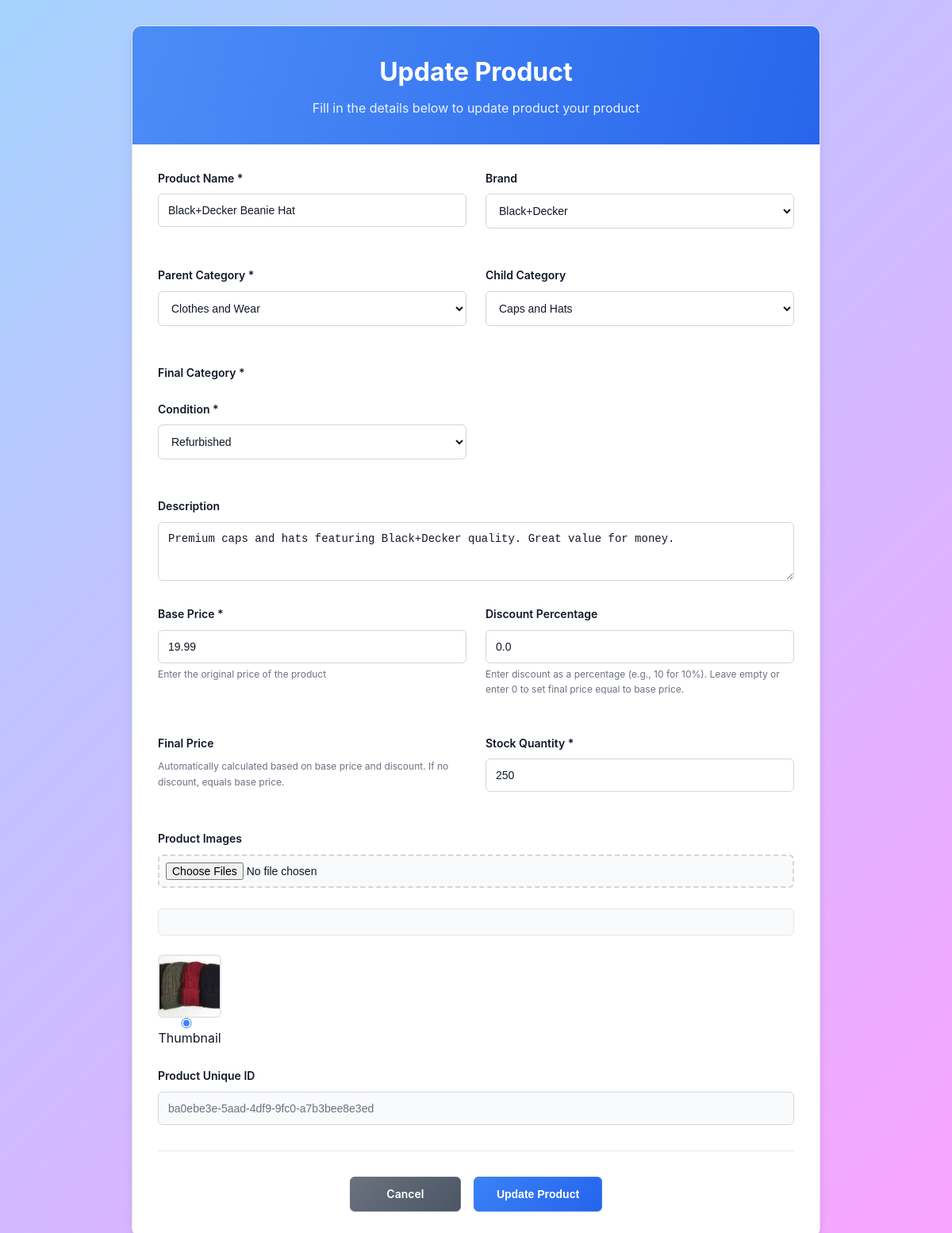
/products/12/update/ (signed in), run on the app's committed database.
### seller/models.py (models this page shows, shortened)
class Product(models.Model):
    seller = models.ForeignKey(Seller, on_delete=models.CASCADE, related_name='products')
    category = models.ForeignKey(Category, on_delete=models.CASCADE)
    brand = models.ForeignKey(Brand, on_delete=models.SET_NULL, null=True, blank=True)
    name = models.CharField(max_length=100)
    description = models.TextField(null=True, blank=True)
    base_price = models.FloatField()
    discount_percentage = models.FloatField(null=True, blank=True)
    final_price = models.FloatField(null=True, blank=True)
    stock = models.IntegerField()
    condition = models.CharField(max_length=20, choices=ProductCondition.choices)
    rating_avg = models.FloatField(null=True, blank=True)
    created_at = models.DateTimeField(default=timezone.now)
    order_count = models.IntegerField(default=0)
    image = models.BinaryField(blank=True, null=True, editable=True)  # Storing image as binary data (BLOB)
    unique_id = models.UUIDField(default=uuid.uuid4, editable=False, unique=True, db_index=True)
    def get_image_base64(self):
        """Returns the base64 string to display in templates"""
        if self.image:
            return base64.b64encode(self.image).decode('utf-8')
        return None
    image_data = property(get_image_base64)

class Category(models.Model):
    name = models.CharField(max_length=100)
    parent = models.ForeignKey("self", on_delete=models.SET_NULL, null=True, blank=True)
    description = models.TextField(null=True, blank=True)
    icon_url = models.URLField(null=True, blank=True)

class ProductImage(models.Model):
    product = models.ForeignKey(Product, on_delete=models.CASCADE, related_name='images')
    image = models.BinaryField(blank=True, null=True, editable=True)  # Store image as BLOB
    is_thumbnail = models.BooleanField(default=False)
    def get_image_base64(self):
        """Returns the base64 string to display in templates"""
        if self.image:
            return base64.b64encode(self.image).decode('utf-8')
        return None
    image_data = property(get_image_base64)

### seller/views.py (the view, shortened to what this page needs)
# urls.py: path('products/<int:product_id>/update/', views.update_product_view, name='product_update'),
@login_required
def update_product_view(request, product_id):
    seller = get_object_or_404(Seller, user=request.user)
    product = get_object_or_404(Product, id=product_id, seller=seller)
    form = DynamicProductForm(instance=product)
    parent_categories = Category.objects.filter(parent__isnull=True)
    current_category = product.category
    parent_category = None
    child_category = None
    if current_category.parent:
        parent_category = current_category.parent
        child_category = current_category
    else:
        parent_category = current_category
    existing_attributes = {}
    for attr_value in product.attribute_values.all():
        existing_attributes[f'attribute_{attr_value.attribute.id}'] = attr_value.value
    context = {
        'form': form,
        'product': product,
        'title': 'Update Product',
        'seller': seller,
        'parent_categories': parent_categories,
        'current_parent_category': parent_category,
        'current_child_category': child_category,
        'existing_attributes': existing_attributes
    }
    return render(request, 'seller/product_form.html', context)

### seller/forms.py (shortened to what this page needs)
class DynamicProductForm(forms.ModelForm):
    class Meta:
        model = Product
        fields = ['name', 'description', 'base_price', 'discount_percentage', 'stock', 'condition', 'category', 'brand']
        widgets = {
            'name': forms.TextInput(attrs={'class': 'form-control'}),
            'description': forms.Textarea(attrs={'class': 'form-control', 'rows': 3}),
            'base_price': forms.NumberInput(attrs={'class': 'form-control'}),
            'discount_percentage': forms.NumberInput(attrs={'class': 'form-control'}),
            'stock': forms.NumberInput(attrs={'class': 'form-control'}),
            'condition': forms.Select(attrs={'class': 'form-control'}),
            'category': forms.Select(attrs={'class': 'form-control'}),
            'brand': forms.Select(attrs={'class': 'form-control'}),
        }
    def __init__(self, *args, **kwargs):
        super().__init__(*args, **kwargs)
        self.fields['category'].widget = forms.HiddenInput()

### buyer/context_processors.py (called while the page is built, shortened)
def user_sidebar_data(request):
    context = {
        'user_type': None,
        'buyer': None,
        'seller': None,
        'image_base64': None
    }
    if hasattr(request, 'user') and request.user.is_authenticated:
        try:
            buyer = Buyer.objects.filter(email=request.user.email).first()
        except Buyer.DoesNotExist:
            pass
        try:
            seller = Seller.objects.filter(email=request.user.email).first()
            if seller:
                context.update({
                    'user_type': 'seller',
                    'seller': seller,
                    'image_base64': seller.get_image_base64() if seller.image else None
                })
                return context
        except Seller.DoesNotExist:
            pass
    return context

### seller/models.py (called while the page is built)
    def __str__(self):
        return self.name

### seller/templatetags/b64filters.py (called while the page is built)
@register.filter
def b64encode(value):
    if value:
        return base64.b64encode(value).decode('utf-8')
    return ''

### seller/templates/seller/product_form.html (shortened to what this page needs)
{% load b64filters %}
<!DOCTYPE html>
<html lang="en">
<head>
</head>
<body>
    <div class="container">
        <div class="form-container">
            <div class="header">
                <h1>{{ title }}</h1>
                <p>Fill in the details below to {{ title|lower }} your product</p>
            </div>
            <div class="form-content">
                <form method="post" enctype="multipart/form-data" id="dynamicProductForm">
                    <div class="form-row">
                        <div class="form-group">
                            <label for="{{ form.name.id_for_label }}">Product Name *</label>
                            {{ form.name }}
                        </div>
                        <div class="form-group">
                            <label for="{{ form.brand.id_for_label }}">Brand</label>
                            {{ form.brand }}
                        </div>
                    </div>
                    {% if parent_categories %}
                    <div class="form-row">
                        <div class="form-group">
                            <label for="parent_category">Parent Category *</label>
                            <select id="parent_category" name="parent_category" required>
                                {% for category in parent_categories %}
                                <option value="{{ category.id }}" {% if current_parent_category and current_parent_category.id == category.id %}selected{% endif %}>{{ category.name }}</option>
                                {% endfor %}
                            </select>
                        </div>
                        <div class="form-group">
                            <label for="child_category">Child Category</label>
                            <select id="child_category" name="child_category">
                                {% if current_child_category %}
                                <option value="{{ current_child_category.id }}" selected>{{ current_child_category.name }}</option>
                                {% endif %}
                            </select>
                        </div>
                    </div>
                    <div class="form-group">
                        <label for="{{ form.category.id_for_label }}">Final Category *</label>
                    </div>
                    {% endif %}
                    <div class="form-row">
                        <div class="form-group">
                            <label for="{{ form.condition.id_for_label }}">Condition *</label>
                            {{ form.condition }}
                        </div>
                    </div>
                    <div class="form-group full-width">
                        <label for="{{ form.description.id_for_label }}">Description</label>
                        {{ form.description }}
                    </div>
                    <div class="form-row">
                        <div class="form-group">
                            <label for="{{ form.base_price.id_for_label }}">Base Price *</label>
                            {{ form.base_price }}
                            <div class="help-text">Enter the original price of the product</div>
                        </div>
                        <div class="form-group">
                            <label for="{{ form.discount_percentage.id_for_label }}">Discount Percentage</label>
                            {{ form.discount_percentage }}
                            <div class="help-text">Enter discount as a percentage (e.g., 10 for 10%). Leave empty or enter 0 to set final price equal to base price.</div>
                        </div>
                    </div>
                    <div class="form-row">
                        <div class="form-group">
                            <label for="{{ form.final_price.id_for_label }}">Final Price</label>
                            <div class="help-text">Automatically calculated based on base price and discount. If no discount, equals base price.</div>
                        </div>
                        <div class="form-group">
                            <label for="{{ form.stock.id_for_label }}">Stock Quantity *</label>
                            {{ form.stock }}
                        </div>
                    </div>
                    <div class="form-group full-width">
                        <label for="id_image_file">Product Images</label>
                        <input type="file" name="image_file" id="id_image_file" multiple onchange="previewImages(event)">
                        <div id="thumbnailSelector" style="margin-top:10px;"></div>
                        {% if product and product.images.all %}
                        <div style="margin-top: 1rem; display: flex; gap: 1rem; flex-wrap: wrap;">
                            {% for img in product.images.all %}
                                <div style="display: flex; flex-direction: column; align-items: center;">
                                    <img alt="Product Image" class="image-preview">
                                    <input type="radio" name="existing_thumbnail" value="{{ img.id }}" {% if img.is_thumbnail %}checked{% endif %}> Thumbnail
                                </div>
                            {% endfor %}
                        </div>
                        {% endif %}
                    </div>
                    {% if product and product.unique_id %}
                    <div class="form-group full-width">
                        <label>Product Unique ID</label>
                        <input type="text" value="{{ product.unique_id }}" readonly>
                    </div>
                    {% endif %}
                    <div class="form-actions">
                        <a href="{% url 'sellers:products_list' %}" class="btn btn-secondary">Cancel</a>
                        <button type="submit" class="btn btn-primary">
                            {% if product %}Update Product{% else %}Create Product{% endif %}
                        </button>
                    </div>
                </form>
            </div>
        </div>
    </div>
</body>
</html>

### seller/templates/seller/product_form.html (style rules this page uses)
:root { --primary-blue: #3B82F6; --primary-blue-dark: #2563EB; --primary-blue-light: #DBEAFE; --bg-primary: #FFFFFF; --bg-secondary: #F9FAFB; --bg-overlay: rgba(0, 0, 0, 0.5); --text-primary: #111827; --text-secondary: #6B7280; --text-muted: #9CA3AF; --neutral-50: #F9FAFB; --neutral-100: #F3F4F6; --neutral-200: #E5E7EB; --neutral-300: #D1D5DB; --neutral-600: #4B5563; --neutral-800: #1F2937; --success: #10B981; --warning: #F59E0B; --error: #EF4444; --radius-sm: 0.25rem; --radius-md: 0.375rem; --radius-lg: 0.5rem; --radius-xl: 0.75rem; --shadow-sm: 0 1px 2px 0 rgba(0, 0, 0, 0.05); --shadow-md: 0 4px 6px -1px rgba(0, 0, 0, 0.1), 0 2px 4px -1px rgba(0, 0, 0, 0.06); --shadow-lg: 0 10px 15px -3px rgba(0, 0, 0, 0.1), 0 4px 6px -2px rgba(0, 0, 0, 0.05); }
* { margin: 0; padding: 0; box-sizing: border-box; }
body { font-family: 'Inter', -apple-system, BlinkMacSystemFont, 'Segoe UI', Roboto, sans-serif; background: linear-gradient(135deg, #a4d2ff 0%, #faa4ff 100%); color: var(--text-primary); min-height: 100vh; line-height: 1.6; }
.container { max-width: 900px; margin: 0 auto; padding: 2rem 1rem; }
.form-container { background: var(--bg-primary); border-radius: var(--radius-xl); box-shadow: var(--shadow-lg); border: 1px solid var(--neutral-200); overflow: hidden; }
.header { background: linear-gradient(135deg, var(--primary-blue) 0%, var(--primary-blue-dark) 100%); color: white; padding: 2rem; text-align: center; position: relative; overflow: hidden; }
.header::before { content: ''; position: absolute; top: 0; left: 0; right: 0; bottom: 0; background: linear-gradient(45deg, rgba(255,255,255,0.1) 0%, rgba(255,255,255,0) 100%); pointer-events: none; }
.header h1 { font-size: 2rem; font-weight: 700; margin-bottom: 0.5rem; position: relative; z-index: 1; }
.header p { font-size: 1rem; opacity: 0.9; position: relative; z-index: 1; }
.form-content { padding: 2rem; }
.form-row { display: grid; grid-template-columns: 1fr 1fr; gap: 1.5rem; margin-bottom: 1.5rem; }
.form-group { margin-bottom: 1.5rem; }
.form-group.full-width { grid-column: 1 / -1; }
.form-group label { display: block; margin-bottom: 0.5rem; font-weight: 600; color: var(--text-primary); font-size: 0.875rem; }
.form-group input, .form-group select, .form-group textarea { width: 100%; padding: 0.75rem; border: 1px solid var(--neutral-300); border-radius: var(--radius-md); font-size: 0.875rem; transition: all 0.2s ease; background: var(--bg-primary); color: var(--text-primary); }
.btn { display: inline-flex; align-items: center; justify-content: center; padding: 0.875rem 1.75rem; border: none; border-radius: var(--radius-md); font-weight: 600; font-size: 0.875rem; text-decoration: none; cursor: pointer; transition: all 0.3s ease; min-width: 140px; height: 44px; box-shadow: var(--shadow-sm); }
.btn-primary { background: linear-gradient(135deg, var(--primary-blue) 0%, var(--primary-blue-dark) 100%); color: white; border: 1px solid var(--primary-blue); }
.btn-secondary { background: linear-gradient(135deg, #6B7280 0%, #4B5563 100%); color: white; border: 1px solid #6B7280; }
.form-actions { display: flex; gap: 1rem; justify-content: center; margin-top: 2rem; padding-top: 2rem; border-top: 1px solid var(--neutral-200); }
.image-preview { max-width: 80px; max-height: 80px; width: 80px; height: 80px; border-radius: var(--radius-md); margin-top: 0.5rem; object-fit: cover; border: 2px solid var(--neutral-200); transition: all 0.2s ease; }
.help-text { font-size: 0.75rem; color: var(--text-secondary); margin-top: 0.25rem; }
input[type="file"] { padding: 0.5rem; border: 2px dashed var(--neutral-300); border-radius: var(--radius-md); background: var(--bg-secondary); transition: all 0.2s ease; }
input[readonly] { background: var(--neutral-50); color: var(--text-secondary); cursor: not-allowed; }
input[type="radio"] { margin-right: 0.5rem; accent-color: var(--primary-blue); }
#thumbnailSelector { margin-top: 1rem; padding: 1rem; background: var(--bg-secondary); border-radius: var(--radius-md); border: 1px solid var(--neutral-200); }

### data on the page
Product: name "Black+Decker Beanie Hat", brand "Black+Decker", condition "Refurbished", description "Premium caps and hats featuring Black+Decker quality. Great value for money.", base_price "19.99", discount_percentage "0.0", stock "250", unique_id "ba0ebe3e-5aad-4df9-9fc0-a7b3bee8e3ed"
Category: child_category "Caps and Hats"
ProductImage: is_thumbnail "☑"

### other printed values
{{ title }} "Update Product"
{{ title|lower }} "update product"
form field parent_category "Clothes and Wear"
